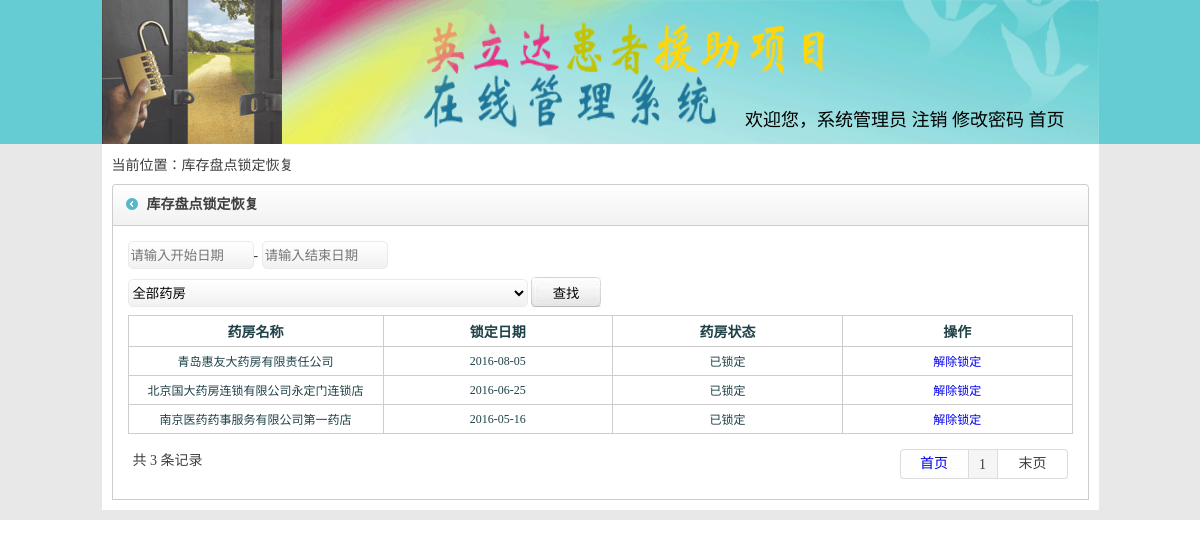
Screenshot of /kfkcpdhfgl.php (signed in) with the database file from the repository.
### tables this page shows
CREATE TABLE `kfkcpd` (
  `id` int(11) NOT NULL,
  `dzhny` varchar(100) NOT NULL,
  `pdrq` varchar(100) NOT NULL,
  `pdr` varchar(100) NOT NULL,
  `dwmch` varchar(100) NOT NULL,
  `jlshjch` varchar(100) NOT NULL,
  `islock` int(11) NOT NULL DEFAULT '0'
);

### kfkcpdhfgl.php (the view, shortened to what this page needs)
<?php session_start();
$pagesize = 10;
$html_title = "库存盘点锁定恢复";
include('spap_head.php');
?>
<div class="main">
    <div class="insmain">
        <div class="thislink">当前位置：<a href="yppsgl.php"><?php echo $html_title; ?></a></div>
        <div class="inwrap flt top">
            <div class="title w977 flt">
                <strong><?php echo $html_title; ?></strong>
            </div>
            <div class="incontact w955 flt">
                <table width="100%" border="0" cellspacing="0" cellpadding="5">
                    <tr>
                        <td>
                            <div class="insinsins" style="width:100%;">
                                <span>
                                    <input type="text" id="KaishiRiqi" name="KaishiRiqi" readonly="readonly"
                                           placeholder="请输入开始日期" size="12" value=""
                                           class="grd-white" style="width:120px"/>-
                                    <input type="text" id="JiezhiRiqi" name="JiezhiRiqi" readonly="readonly"
                                           placeholder="请输入结束日期" size="12" value="" class="grd-white"
                                           style="width:120px"/>
                                </span>
                            </div>
                            <div class="insinsins">
                                <span>
                                    <select id="YaoFangId" name="YaoFangId" style="width:400px;" class="grd-white2">
                                        <?php
                                        if ($_GET[yf] == "") {
                                            ?>
                                            <option selected="selected" value="">全部药房</option>
                                        <?php
                                        } else {
                                            ?>
                                            <option selected="selected"
                                                    value="<?php echo $_GET[yf]; ?>"><?php echo $_GET[yf]; ?></option>
                                            <option value="">全部药房</option>
                                        <?php
                                        }
                                        ?>
                                    </select>
                                    <input type="button" value="查找" onclick="chazhao();" class="uusub2"/>
                                </span>
                            </div>
            </div>
            <table width="100%" border="0" cellpadding="5" cellspacing="1" bgcolor="#cdcdcd">
                <tr style="color:#1f4248; font-weight:bold; height:30px;">
                    <td width="10%" align="center" bgcolor="#FFFFFF">药房名称</td>
                    <td width="9%" align="center" bgcolor="#FFFFFF">锁定日期</td>
                    <td width="9%" align="center" bgcolor="#FFFFFF">药房状态</td>
                    <td width="9%" align="center" bgcolor="#FFFFFF">操作</td>
                </tr>
                <?php
                $sql = "SELECT * FROM `kfkcpd` WHERE `islock`=1";
                $sql .= " group by `dwmch` order by id DESC limit $page $pagesize ";
                $Query_ID = mysql_query($sql);
                while ($Record = mysql_fetch_array($Query_ID)) {
                    echo "<tr style=\"color:#1f4248;  font-size:12px;\">";
                    echo "<td align=\"center\" bgcolor=\"#FFFFFF\">" . $Record[4] . "</td>";
                    echo "<td align=\"center\" bgcolor=\"#FFFFFF\">";
                    echo $Record[2];
                    echo "</td>";
                    echo "<td align=\"center\" bgcolor=\"#FFFFFF\">";
                    echo "已锁定";
                    echo "</td>";
                    echo "<td align=\"center\" bgcolor=\"#FFFFFF\">";
                    echo "<a href=\"kfkcpdhfac.php?id=".$Record[0]."\">解除锁定</a>";
                    echo "</td>";
                    echo "</tr>";
                }
                ?>
            </table>
            <table width="100%" border="0" cellspacing="0" cellpadding="5" class="top">
                <tr>
                    <td>
                        <?php
                        include('pagefy.php');
                        ?>
                    </td>
                </tr>
            </table>
        </div>
    </div>
</div>
</body>
</html>

### style/style.css (style rules this page uses)
.wrap .main { width:997px; margin:0 auto; }
.wrap .main .insmain { width:977px; margin:0 auto; color:#3f3f3f; height:auto; float:left; padding:10px; background:#ffffff; margin-bottom:10px; }
.w977 { width:977px; }
.w955 { width:955px; }
.flt { float:left; }
.wrap .main .insmain .thislink a { color:#3f3f3f; }
.wrap .main .insmain .inwrap { width:977px; }
.top { margin-top:10px; }
.wrap .main .insmain .inwrap .title { background:url(../images/main_title_bg.gif) right top no-repeat; height:42px; vertical-align:middle; line-height:42px; }
.wrap .main .insmain .inwrap .title strong { width:auto; float:left; padding-left:35px; background:url(../images/main_title_bg.gif) left top no-repeat; }
.wrap .main .insmain .inwrap .incontact { border-left:1px #cdcdcd solid; border-right:1px #cdcdcd solid; padding:10px; border-bottom:1px #cdcdcd solid; }
.wrap .main .insmain .inwrap .incontact .insinsins { width:auto; float:left; height:auto; margin-bottom:8px; margin-right:10px; }
.wrap .main .insmain .inwrap .incontact .insinsins span { line-height:24px; vertical-align:middle; float:left; }
.grd-white { background: #ffffff; height:24px; background: -moz-linear-gradient(top, #ffffff 0%, #f1f1f1 100%); background: -webkit-gradient(linear, left top, left bottom, color-stop(0%,#ffffff), color-stop(100%,#f1f1f1)); background: -webkit-linear-gradient(top, #ffffff 0%,#f1f1f1 100%); background: -o-linear-gradient(top, #ffffff 0%,#f1f1f1 100%); background: -ms-linear-gradient(top, #ffffff 0%,#f1f1f1 100%); background: linear-gradient(to bottom, #ffffff 0%,#f1f1f1 100%); filter: progid:DXImageTransform.Microsoft.gradient( startColorstr='#ffffff', endColorstr='#f1f1f1',GradientType=0 ); border: 1px solid #eaeaea; border-radius: 5px; }
.grd-white2 { background: #ffffff; height:28px; background: -moz-linear-gradient(top, #ffffff 0%, #f1f1f1 100%); background: -webkit-gradient(linear, left top, left bottom, color-stop(0%,#ffffff), color-stop(100%,#f1f1f1)); background: -webkit-linear-gradient(top, #ffffff 0%,#f1f1f1 100%); background: -o-linear-gradient(top, #ffffff 0%,#f1f1f1 100%); background: -ms-linear-gradient(top, #ffffff 0%,#f1f1f1 100%); background: linear-gradient(to bottom, #ffffff 0%,#f1f1f1 100%); filter: progid:DXImageTransform.Microsoft.gradient( startColorstr='#ffffff', endColorstr='#f1f1f1',GradientType=0 ); border: 1px solid #eaeaea; border-radius: 5px; }
.uusub2 { background:url(../images/sub02.jpg) top left no-repeat; width:70px; height:30px; border:0px; }

### style/master.css (style rules this page uses)
body { margin-left: 0px; margin-top: 0px; margin-right: 0px; margin-bottom: 0px; }
a:link { text-decoration: none; }

### rows the page displays
kfkcpd: dwmch "青岛惠友大药房有限责任公司", pdrq "2016-08-05"
kfkcpd: dwmch "北京国大药房连锁有限公司永定门连锁店", pdrq "2016-06-25"
kfkcpd: dwmch "南京医药药事服务有限公司第一药店", pdrq "2016-05-16"

### other values shown
$_SESSION[yhname] "系统管理员"
$html_title "库存盘点锁定恢复"
$num "3"
